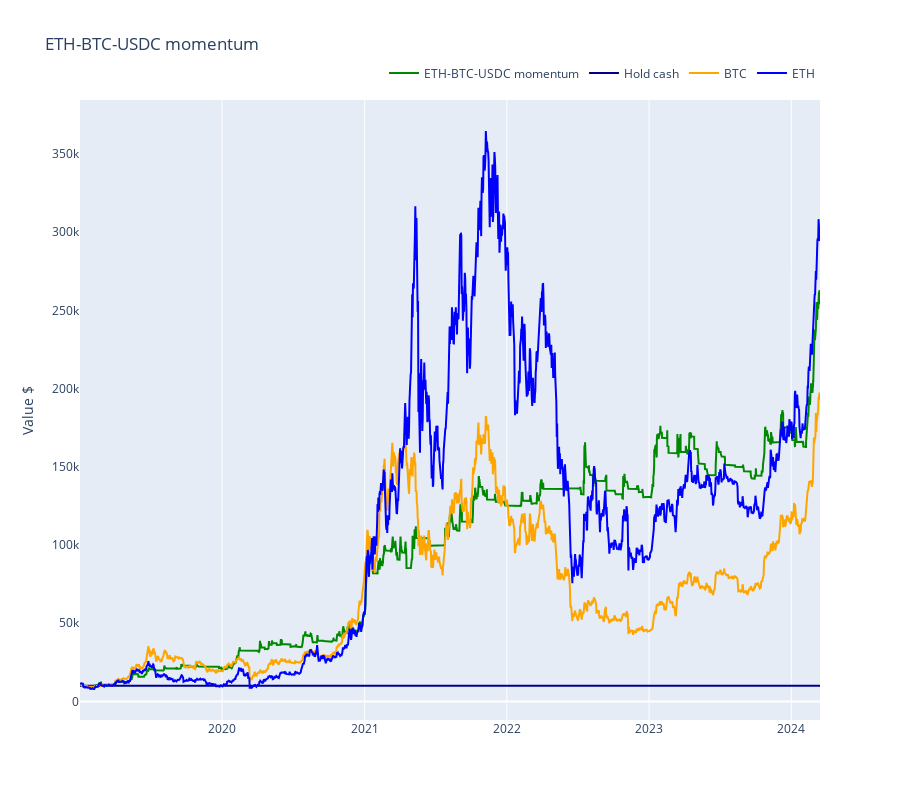

Here is the notebook cell this chart was saved with:
### Markdown cell above
# Equity curve

### Code cell
from tradeexecutor.analysis.multi_asset_benchmark import get_benchmark_data
from tradeexecutor.visual.benchmark import visualise_equity_curve_benchmark

benchmark_indexes = get_benchmark_data(
    strategy_universe,
    cumulative_with_initial_cash=state.portfolio.get_initial_cash()
)

fig = visualise_equity_curve_benchmark(
    name=state.name,
    portfolio_statistics=state.stats.portfolio,
    all_cash=state.portfolio.get_initial_cash(),
    benchmark_indexes=benchmark_indexes,
    height=800,
    log_y=False,
)

fig.show()

### Figure 1 — Plotly figure (JSON) as saved in the notebook; plotly's stock layout.template omitted (floating-point values rounded to 4 significant figures; data arrays with more than 128 entries replaced by an {"elided": "..."} marker saying what was removed)
{"data": [{"line": {"color": "#008800"}, "mode": "lines", "name": "ETH-BTC-USDC momentum", "type": "scatter", "x": {"elided": "5699 str values"}, "y": {"elided": "5699 float values"}}, {"line": {"color": "#000088"}, "mode": "lines", "name": "Hold cash", "type": "scatter", "x": ["2019-01-01T08:00:00", "2024-03-14T16:00:00"], "y": [10000, 10000]}, {"line": {"color": "orange"}, "mode": "lines", "name": "BTC", "type": "scatter", "x": {"elided": "1899 str values"}, "y": {"elided": "1899 float values"}}, {"line": {"color": "blue"}, "mode": "lines", "name": "ETH", "type": "scatter", "x": {"elided": "1899 str values"}, "y": {"elided": "1899 float values"}}], "layout": {"height": 800, "legend": {"orientation": "h", "x": 1, "xanchor": "right", "y": 1.02, "yanchor": "bottom"}, "title": {"text": "ETH-BTC-USDC momentum"}, "xaxis": {"rangeslider": {"visible": false}}, "yaxis": {"showgrid": false, "title": {"text": "Value $"}}}}
